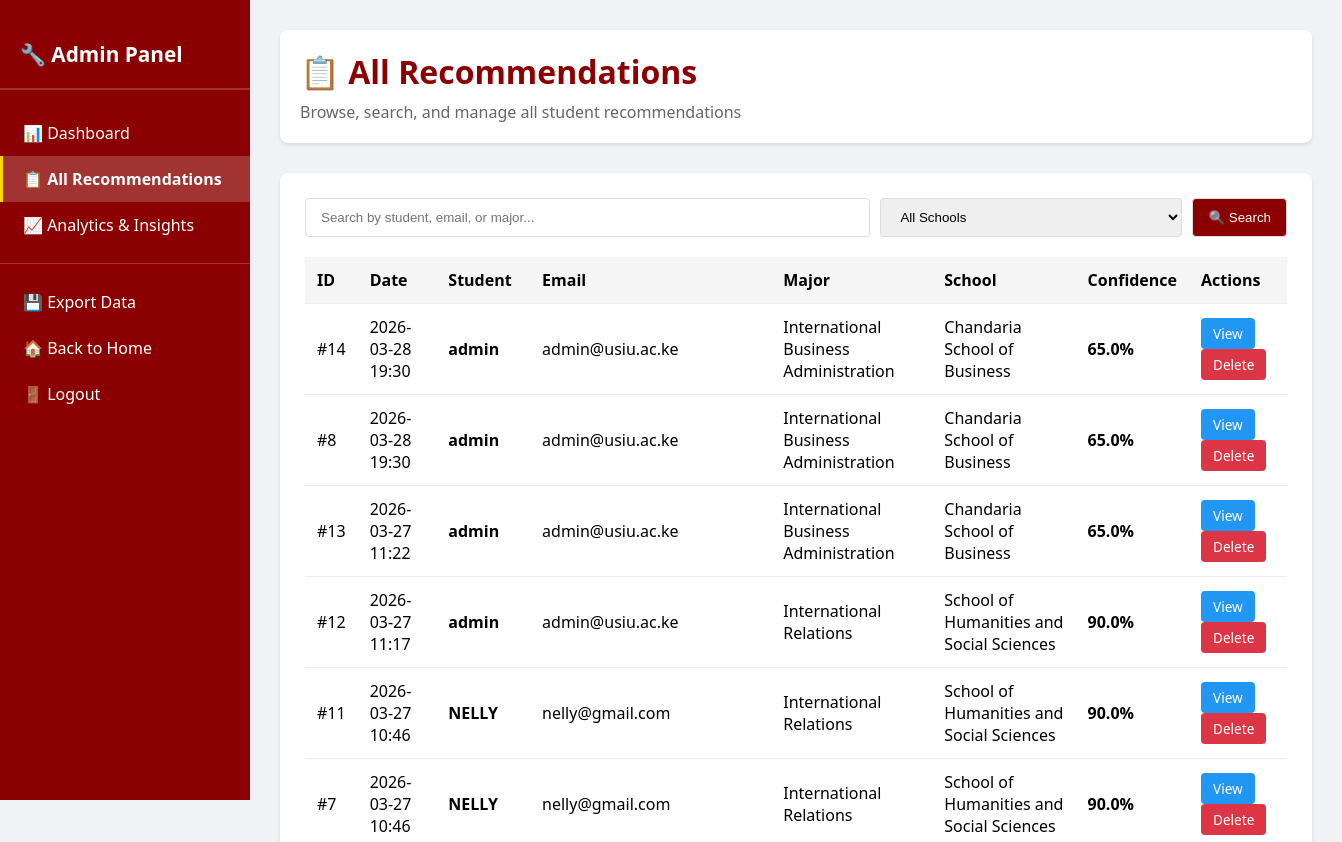
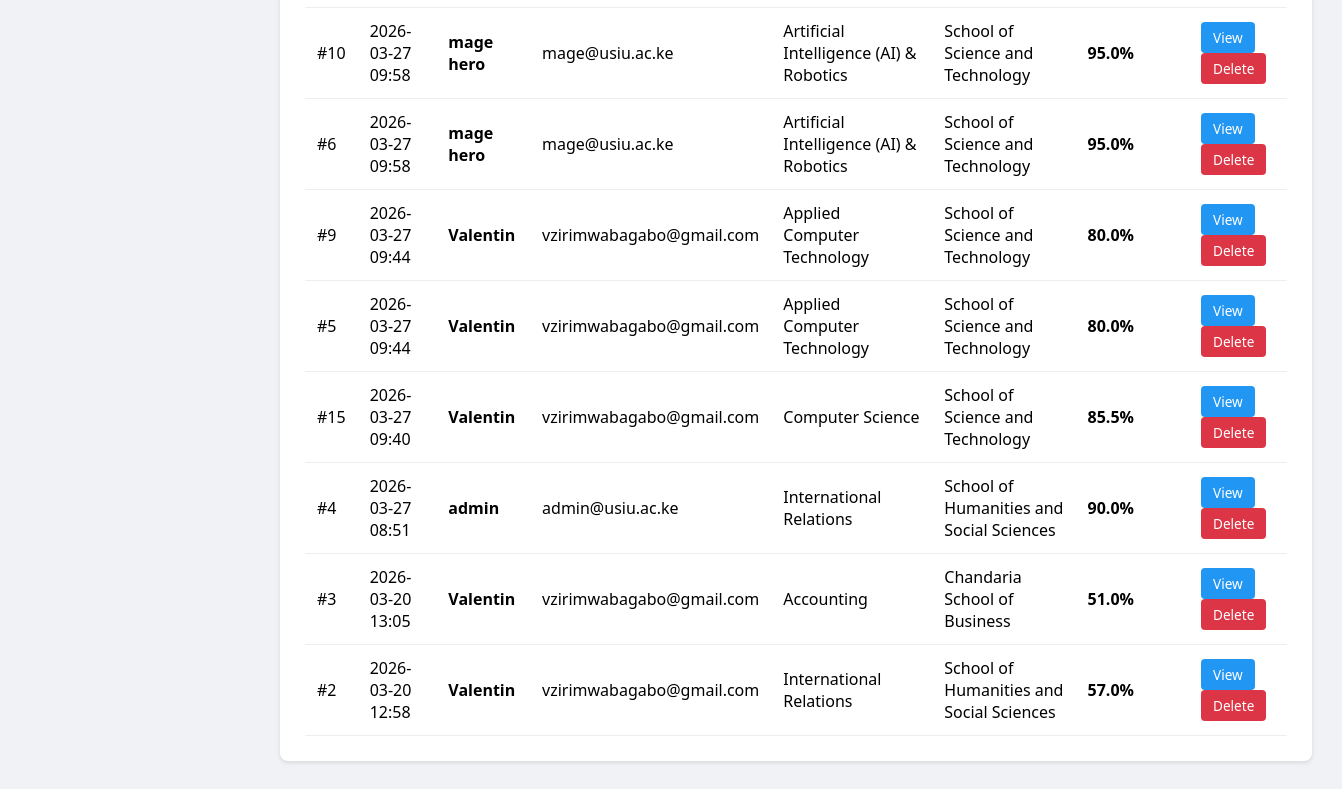
Page /admin/recommendations (signed in) on the earlier database version (2 pictures, top to bottom).
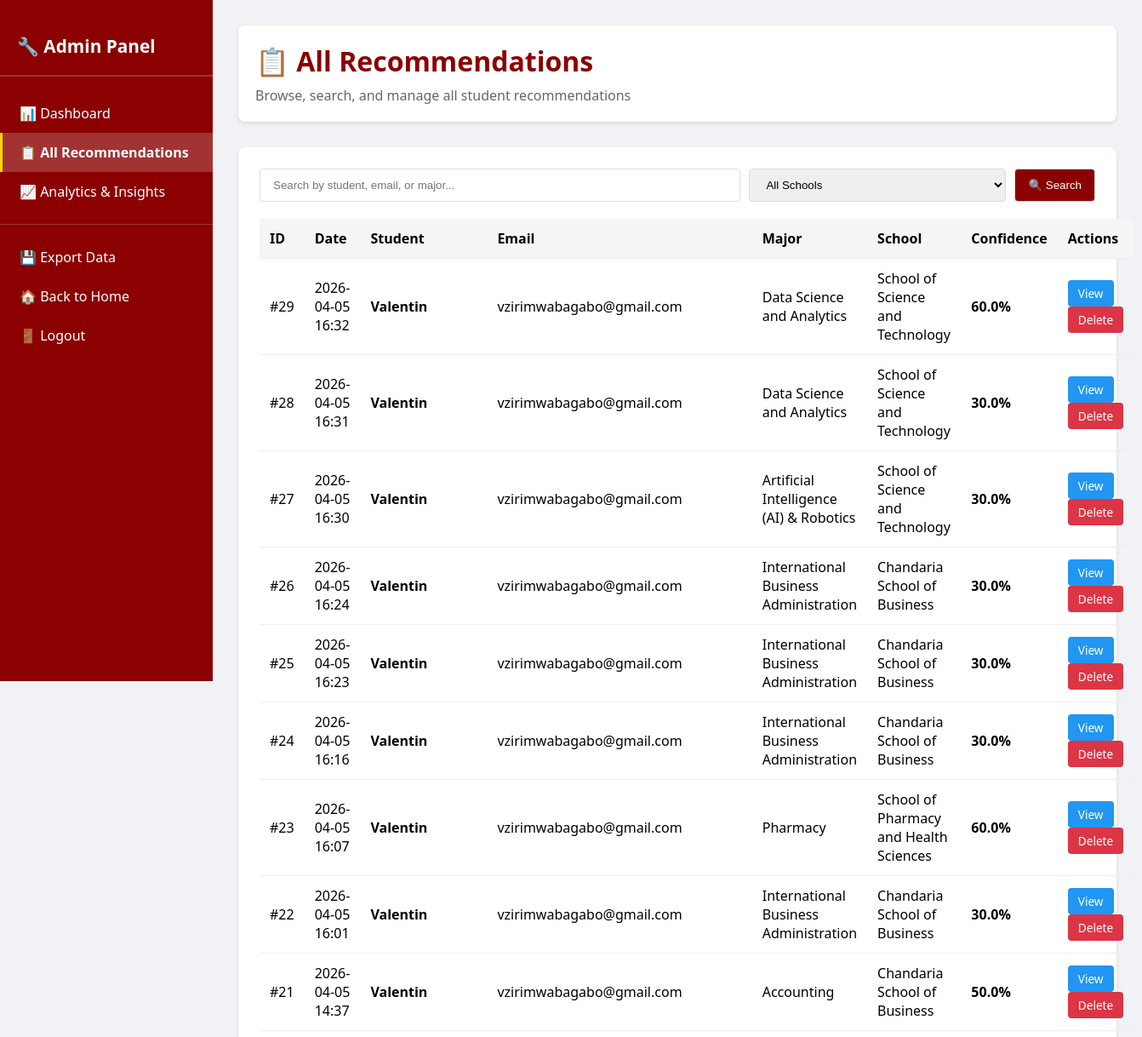
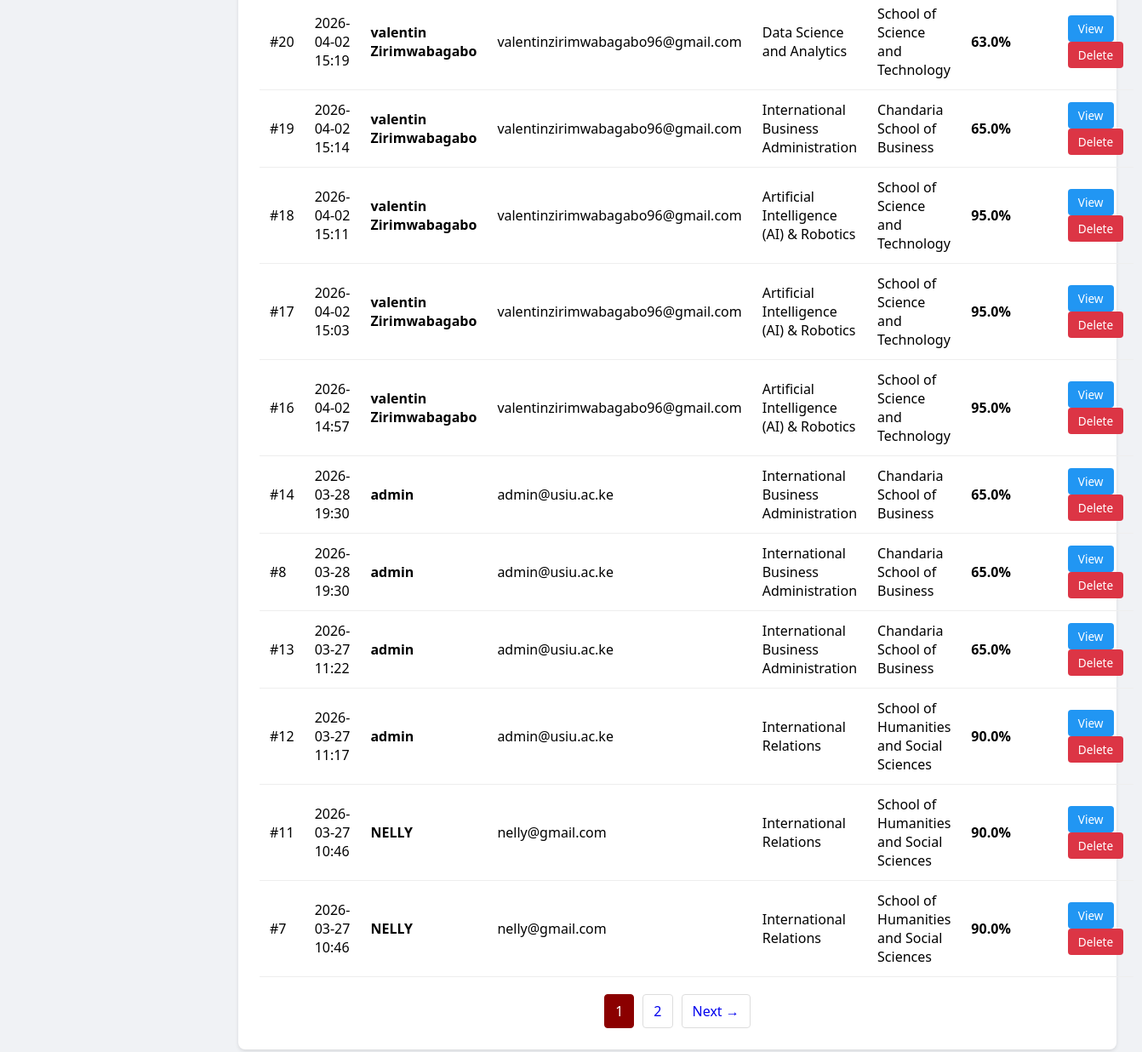
Same page on the later database version (2 pictures, top to bottom).
### app.py (models this page shows, shortened)
class Result(db.Model):
    id = db.Column(db.Integer, primary_key=True)
    major = db.Column(db.String(100), nullable=False)
    school = db.Column(db.String(100), nullable=False)
    confidence = db.Column(db.Float, nullable=False)
    timestamp = db.Column(db.DateTime, nullable=False, default=datetime.utcnow)
    user_id = db.Column(db.Integer, db.ForeignKey('user.id'), nullable=False)

class User(db.Model, UserMixin):
    id = db.Column(db.Integer, primary_key=True)
    username = db.Column(db.String(20), unique=True, nullable=False)
    email = db.Column(db.String(120), unique=True, nullable=False)
    password_hash = db.Column(db.String(60), nullable=False)
    is_admin = db.Column(db.Boolean, default=False)
    results = db.relationship('Result', backref='author', lazy=True)

### app.py (the view)
@app.route('/admin/recommendations')
@login_required
def admin_recommendations():
    if not current_user.is_admin:
        flash('Access Denied: Administrators only.', 'danger')
        return redirect(url_for('index'))
    search_query = request.args.get('search', '').strip()
    school_filter = request.args.get('school', '').strip()
    page = request.args.get('page', 1, type=int)
    query = Result.query
    if search_query:
        query = query.filter(
            (Result.major.ilike(f'%{search_query}%')) |
            (User.username.ilike(f'%{search_query}%')) |
            (User.email.ilike(f'%{search_query}%'))
        ).join(User)
    else:
        query = query.join(User)
    if school_filter:
        query = query.filter(Result.school.ilike(f'%{school_filter}%'))
    paginated = query.order_by(desc(Result.timestamp)).paginate(page=page, per_page=20)
    schools = db.session.query(Result.school).distinct().all()
    schools = [s[0] for s in schools]
    return render_template('admin_recommendations.html',
                         results=paginated.items,
                         pagination=paginated,
                         schools=schools,
                         search_query=search_query,
                         school_filter=school_filter)

### app.py (called while the page is built)
@login_manager.user_loader
def load_user(user_id):
    return db.session.get(User, int(user_id))

### templates/admin_recommendations.html (shortened to what the changed rows need)
<!DOCTYPE html>
<html lang="en">
<head>
</head>
<body>
<div class="admin-container">
    <div class="sidebar">
        <h2>🔧 Admin Panel</h2>
    </div>
    <div class="main-content">
        <div class="admin-header">
            <h1>📋 All Recommendations</h1>
        </div>
        <div class="content-section">
            {% if results %}
                <div class="table-responsive">
                    <table>
                        <thead>
                            <tr>
                                <th>ID</th>
                                <th>Date</th>
                                <th>Student</th>
                                <th>Email</th>
                                <th>Major</th>
                                <th>School</th>
                                <th>Confidence</th>
                                <th>Actions</th>
                            </tr>
                        </thead>
                        <tbody>
                            {% for result in results %}
                                <tr>
                                    <td>#{{ result.id }}</td>
                                    <td>{{ result.timestamp.strftime('%Y-%m-%d %H:%M') }}</td>
                                    <td><strong>{{ result.author.username }}</strong></td>
                                    <td>{{ result.author.email }}</td>
                                    <td>{{ result.major }}</td>
                                    <td>{{ result.school }}</td>
                                    <td><strong>{{ "%.1f"|format(result.confidence) }}%</strong></td>
                                    <td>
                                        <a href="{{ url_for('admin_view_recommendation', rec_id=result.id) }}" class="btn btn-info">View</a>
                                        <a href="{{ url_for('admin_delete_recommendation', rec_id=result.id) }}" class="btn btn-danger">Delete</a>
                                    </td>
                                </tr>
                            {% endfor %}
                        </tbody>
                    </table>
                </div>
                {% if pagination.pages > 1 %}
                    <div class="pagination">
                        {% for page_num in pagination.iter_pages() %}
                            {% if page_num %}
                                {% if page_num == pagination.page %}
                                    <span class="current">{{ page_num }}</span>
                                {% else %}
                                    <a href="{{ url_for('admin_recommendations', page=page_num, search=search_query, school=school_filter) }}">{{ page_num }}</a>
                                {% endif %}
                            {% endif %}
                        {% endfor %}
                        {% if pagination.has_next %}
                            <a href="{{ url_for('admin_recommendations', page=pagination.next_num, search=search_query, school=school_filter) }}">Next →</a>
                        {% endif %}
                    </div>
                {% endif %}
            {% endif %}
        </div>
    </div>
</div>
</body>
</html>

Differences in the rows shown:
no longer on this page (row unchanged): Result: id "10", timestamp "2026-03-27 09:58", author.username "mage hero", author.email "mage@usiu.ac.ke", major "Artificial Intelligence (AI) & Robotics", school "School of Science and Technology", confidence "95.0"
no longer on this page (row unchanged): Result: id "6", timestamp "2026-03-27 09:58", author.username "mage hero", author.email "mage@usiu.ac.ke", major "Artificial Intelligence (AI) & Robotics", school "School of Science and Technology", confidence "95.0"
no longer on this page (row unchanged): Result: id "9", timestamp "2026-03-27 09:44", author.username "Valentin", author.email "vzirimwabagabo@gmail.com", major "Applied Computer Technology", school "School of Science and Technology", confidence "80.0"
no longer on this page (row unchanged): Result: id "5", timestamp "2026-03-27 09:44", author.username "Valentin", author.email "vzirimwabagabo@gmail.com", major "Applied Computer Technology", school "School of Science and Technology", confidence "80.0"
no longer on this page (row unchanged): Result: id "15", timestamp "2026-03-27 09:40", author.username "Valentin", author.email "vzirimwabagabo@gmail.com", major "Computer Science", school "School of Science and Technology", confidence "85.5"
no longer on this page (row unchanged): Result: id "4", timestamp "2026-03-27 08:51", author.username "admin", author.email "admin@usiu.ac.ke", major "International Relations", school "School of Humanities and Social Sciences", confidence "90.0"
no longer on this page (row unchanged): Result: id "3", timestamp "2026-03-20 13:05", author.username "Valentin", author.email "vzirimwabagabo@gmail.com", major "Accounting", school "Chandaria School of Business", confidence "51.0"
no longer on this page (row unchanged): Result: id "2", timestamp "2026-03-20 12:58", author.username "Valentin", author.email "vzirimwabagabo@gmail.com", major "International Relations", school "School of Humanities and Social Sciences", confidence "57.0"
added Result: id "29", timestamp "2026-04-05 16:32", author.username "Valentin", author.email "vzirimwabagabo@gmail.com", major "Data Science and Analytics", school "School of Science and Technology", confidence "60.0"
added Result: id "28", timestamp "2026-04-05 16:31", author.username "Valentin", author.email "vzirimwabagabo@gmail.com", major "Data Science and Analytics", school "School of Science and Technology", confidence "30.0"
added Result: id "27", timestamp "2026-04-05 16:30", author.username "Valentin", author.email "vzirimwabagabo@gmail.com", major "Artificial Intelligence (AI) & Robotics", school "School of Science and Technology", confidence "30.0"
added Result: id "26", timestamp "2026-04-05 16:24", author.username "Valentin", author.email "vzirimwabagabo@gmail.com", major "International Business Administration", school "Chandaria School of Business", confidence "30.0"
added Result: id "25", timestamp "2026-04-05 16:23", author.username "Valentin", author.email "vzirimwabagabo@gmail.com", major "International Business Administration", school "Chandaria School of Business", confidence "30.0"
added Result: id "24", timestamp "2026-04-05 16:16", author.username "Valentin", author.email "vzirimwabagabo@gmail.com", major "International Business Administration", school "Chandaria School of Business", confidence "30.0"
added Result: id "23", timestamp "2026-04-05 16:07", author.username "Valentin", author.email "vzirimwabagabo@gmail.com", major "Pharmacy", school "School of Pharmacy and Health Sciences", confidence "60.0"
added Result: id "22", timestamp "2026-04-05 16:01", author.username "Valentin", author.email "vzirimwabagabo@gmail.com", major "International Business Administration", school "Chandaria School of Business", confidence "30.0"
added Result: id "21", timestamp "2026-04-05 14:37", author.username "Valentin", author.email "vzirimwabagabo@gmail.com", major "Accounting", school "Chandaria School of Business", confidence "50.0"
added Result: id "20", timestamp "2026-04-02 15:19", author.username "valentin Zirimwabagabo", author.email "valentinzirimwabagabo96@gmail.com", major "Data Science and Analytics", school "School of Science and Technology", confidence "63.0"
added Result: id "19", timestamp "2026-04-02 15:14", author.username "valentin Zirimwabagabo", author.email "valentinzirimwabagabo96@gmail.com", major "International Business Administration", school "Chandaria School of Business", confidence "65.0"
added Result: id "18", timestamp "2026-04-02 15:11", author.username "valentin Zirimwabagabo", author.email "valentinzirimwabagabo96@gmail.com", major "Artificial Intelligence (AI) & Robotics", school "School of Science and Technology", confidence "95.0"
added Result: id "17", timestamp "2026-04-02 15:03", author.username "valentin Zirimwabagabo", author.email "valentinzirimwabagabo96@gmail.com", major "Artificial Intelligence (AI) & Robotics", school "School of Science and Technology", confidence "95.0"
added Result: id "16", timestamp "2026-04-02 14:57", author.username "valentin Zirimwabagabo", author.email "valentinzirimwabagabo96@gmail.com", major "Artificial Intelligence (AI) & Robotics", school "School of Science and Technology", confidence "95.0"
Other differences:
new list line: "1"
new list line: "2"
text now shown: "Next →"
